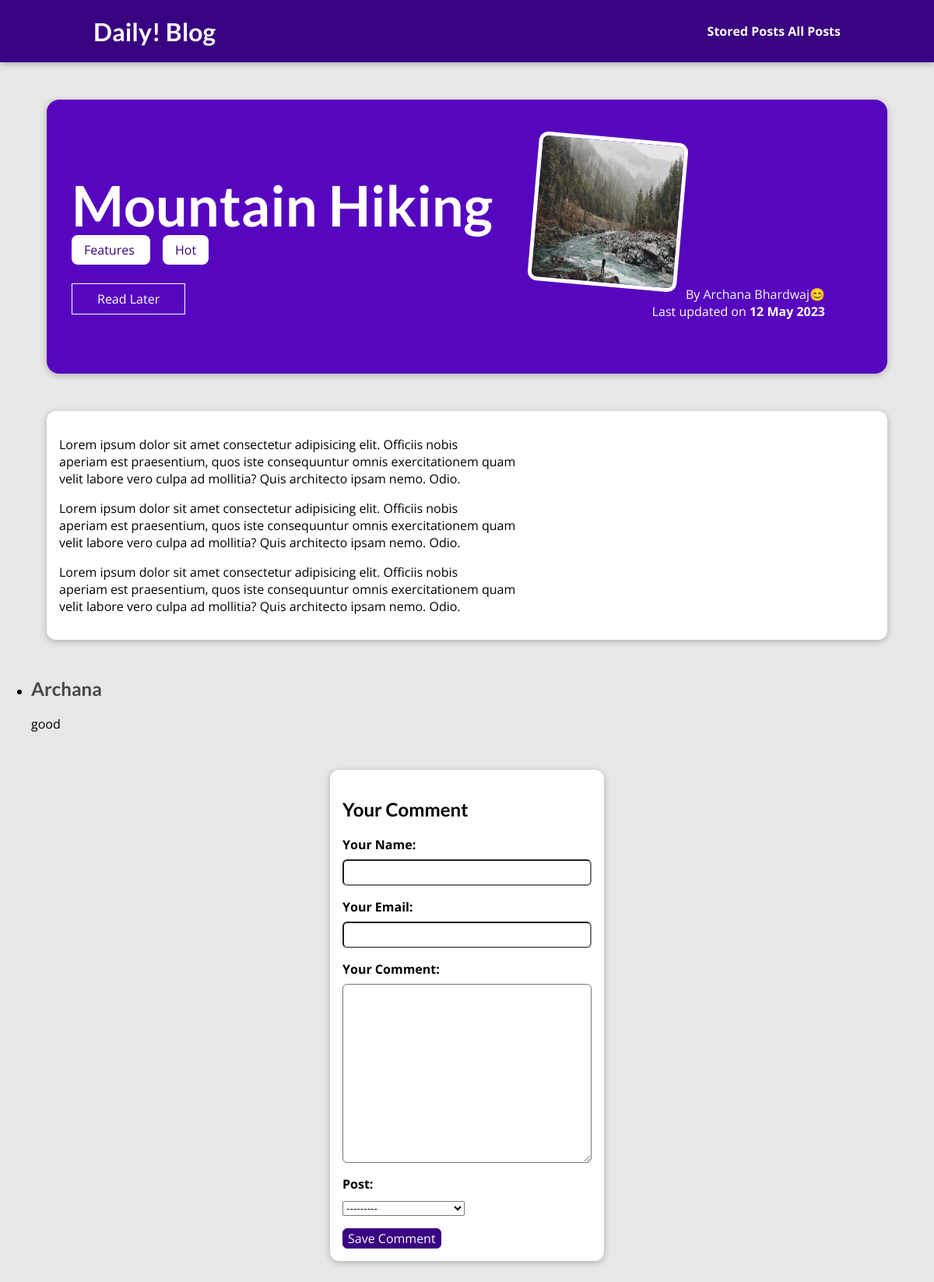
The page /posts/hike-in-the-mountains on the database its author committed.
### blog/models.py (models this page shows, shortened)
class Post(models.Model):
    title = models.CharField(max_length=150)
    excerpt = models.CharField(max_length=200)
    image =models.ImageField(upload_to="posts", null=True)
    date = models.DateField(auto_now =True)
    slug = models.SlugField(unique=True,db_index=True)
    content = models.TextField(validators=[MinLengthValidator(10)])
    author = models.ForeignKey(
        Author,on_delete=models.SET_NULL,null=True,related_name="posts")
    tags = models.ManyToManyField(Tag)
    def __str__(self):
        return self.title

class Tag(models.Model):
    caption = models.CharField(max_length=20)

class Author(models.Model):
    first_name = models.CharField(max_length=100)
    last_name = models.CharField(max_length=100)
    email_address = models.EmailField()
    def full_name(self):
        return f"{self.first_name} {self.last_name}"
    def __str__(self):
        return self.full_name()

class Comment(models.Model):
    user_name = models.CharField(max_length=150)
    user_email = models.EmailField()
    text = models.TextField(max_length=400)
    post = models.ForeignKey(
        Post,on_delete=models.CASCADE,related_name="comments")

### blog/views.py (the view)
# urls.py: path("posts/<slug:slug>", views.SinglePostView.as_view(), name="post-detail-page"),  # /posts/my-first-post
class SinglePostView(View):
    template_name = "blog/post-detail.html"
    model= Post
    def get(self,request,slug):
        post = Post.objects.get(slug=slug)
        context = {
            "post":post,
            "post_tags":post.tags.all,
            "comment_form": CommentForm(),
            "comments": post.comments.all().order_by("-id")
        }
        return render(request,"blog/post-detail.html", context)
    def post(self,request,slug):
        comment_form = CommentForm(request.POST)
        post = Post.objects.get(slug=slug)
        if comment_form.is_valid():
            comment = comment_form.save(commit=False)
            comment.post = post
            comment.save()
            return HttpResponseRedirect(reverse("post-detail-page", args = [slug] ))
        context ={
            "post":post,
            "post_tags":post.tags.all(),
            "comment_form":comment_form,
            "comments":post.comments.all()
        }
        return render(request,"blog/post-detail.html", context)

### blog/forms.py
class CommentForm(forms.ModelForm):
    class Meta:
        model = Comment
        exclude = ["Post"]
        labels = {
            "user_name":"Your Name",
            "user_email":"Your Email",
            "text":"Your Comment"
        }

### blog/templates/blog/post-detail.html (shortened to what this page needs)
{% extends 'base.html' %}
{% load static %}
{% block css_files %}
<link rel="stylesheet" href ="{% static "blog/post-detail.css" %}" />
{% endblock  %}
{% block content %}
   <section id="summary">
    <h2>{{post.title}}</h2>
    <div>
        {% for tag in post_tags %}
        <span class= "tag"> {{ tag.caption }} </span>
        {% endfor %}
    </div>
    <div id="read-later">
        <form action="{% url "read-later" %}" method="POST">
            <button>Read Later</button>
        </form>
    </div>
    <article>
        <img src="{{ post.image.url }}" alt="{{ post.title }}"/>
        <adderss> By <a href="mailto:{{ post.author.email_address  }}">{{ post.author }}</a></adderss>
        <div>
            Last updated on <time>{{ post.date|date:"d M Y"}}</time>
        </div>
    </article>
   </section>
   <main>
    {{ post.content|linebreaks }}
   </main>
   <section id="comments">
    <ul>
        {% for comment in comments %}
        <li>
            <h2>{{ comment.user_name }}</h2>
            <p>{{ comment.text|linebreaks }}</p>
        </li>
        {% endfor %}
    </ul>
   </section>
   <section id="comment-form">
    <h2>Your Comment</h2>
    <form action="{% url "post-detail-page" post.slug %}" method= POST>
        {% for form_field in comment_form%}
        <div class="form-control {% if form_field.errors %}invalid{% endif %} ">
            {{ form_field.label_tag }}
            {{ form_field }}
        </div>
        {% endfor %}
        <button>Save Comment</button>
    </form>
    </section>
{% endblock  %}

### static/app.css (style rules this page uses)
* { box-sizing: border-box; }
html { font-family: 'Open Sans', 'Lato', sans-serif; }
body { margin: 0; }
h1, h2, h3 { font-family: 'Lato', sans-serif; font-weight: bold; }

### blog/static/blog/post-detail.css (style rules this page uses)
body { background-color: #e7e7e7; }
#summary { margin: 8rem auto 3rem auto; padding: 2rem; width: 90%; max-width: 90rem; border-radius: 16px; background-color: #5706c0; position: relative; box-shadow: 0 2px 8px rgba(0, 0, 0, 0.25); height: 22rem; }
#summary h2 { color: white; font-size: 4.5rem; margin-bottom: 0.25rem; }
#summary article { position: absolute; top: 2rem; right: 3rem; padding: 1rem 2rem; border-radius: 12px; text-align: right; color: white; }
#summary article img { width: 12rem; height: 12rem; border-radius: 12px; transform: rotateZ(5deg); border: 5px solid white; margin-bottom: 1rem; }
#summary a { color:aliceblue; text-decoration: none; }
#summary time { font-weight: bold; }
main { width: 90%; max-width: 90rem; margin: 3rem auto; background-color: white; padding: 1rem; border-radius: 12px; box-shadow: 0 2px 8px rgba(0, 0, 0, 0.25); }
.tag { background-color: white; color: #390281; padding:0.5rem 1rem; border-radius: 8px; margin-right: 1rem; }
#comment-form { margin: 3rem auto; width: 90%; max-width: 22rem; border-radius: 12px; background-color: rgb(255, 255, 255); box-shadow: 0 2px 8px rgba(0,0,0, 0.25); padding: 1rem; }
.form-control { margin-bottom:1rem; }
#comment-form button { font:inherit; background-color: #390281; color: white; border: 1px solid #390281; padding: 0.5rem,1.5rem; border-radius: 6px; cursor: pointer; }
.form-control label { font-weight: bold; margin-bottom: 0.5rem; display: block; }
.form-control input, .form-control textarea { display: block; width: 100%; max-width: 100%; font:inherit; padding:0.25rem; border-radius: 6px; }
#comments h2 { color:#464646; }
#read-later { margin:2rem 0; }
#read-later button { background-color: transparent; border:1px solid white; padding:0.5rem 2rem; font:inherit; color: white; cursor: pointer; }

### rows shown on the page
Post: title "Mountain Hiking", image (picture), author "Archana Bhardwaj😊", date "12 May 2023", content "Lorem ipsum dolor sit amet consectetur adipisicing elit. Officiis nobis aperiam est praesentium, quos iste consequuntur omnis exercitationem quam velit labore vero culpa ad mollitia? Quis architecto ipsam nemo. Odio. Lorem ipsum dolor sit amet consectetur adipisicing elit. Officiis nobis aperiam est praesentium, quos iste consequuntur omnis exercitationem quam velit labore vero culpa ad mollitia? Quis architecto ipsam nemo. Odio. Lorem ipsum dolor sit amet consectetur adipisicing elit. Officiis nobis aperiam est praesentium, quos iste consequuntur omnis exercitationem quam velit labore vero culpa ad mollitia? Quis architecto ipsam nemo. Odio."
Tag: caption "Features"
Tag: caption "Hot"
Comment: user_name "Archana", text "good"
